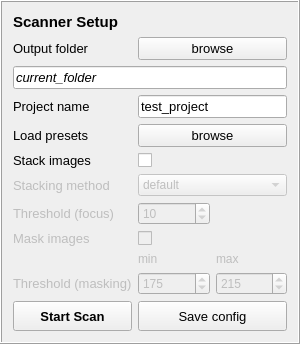
     <widget class="QFrame" name="frame_scannerSetup">
      <property name="frameShape">
       <enum>QFrame::Box</enum>
      </property>
      <property name="frameShadow">
       <enum>QFrame::Raised</enum>
      </property>
      <layout class="QGridLayout" name="gridLayout_4">
       <item row="0" column="0">
        <widget class="QLabel" name="label_scannerSetup">
         <property name="maximumSize">
          <size>
           <width>16777215</width>
           <height>50</height>
          </size>
         </property>
         <property name="font">
          <font>
           <pointsize>11</pointsize>
           <weight>75</weight>
           <bold>true</bold>
          </font>
         </property>
         <property name="text">
          <string>Scanner Setup</string>
         </property>
        </widget>
       </item>
       <item row="1" column="0">
        <widget class="QLabel" name="label_outputFolder">
         <property name="font">
          <font>
           <pointsize>10</pointsize>
          </font>
         </property>
         <property name="text">
          <string>Output folder</string>
         </property>
        </widget>
       </item>
       <item row="1" column="1" colspan="2">
        <widget class="QPushButton" name="pushButton_browseOutput">
         <property name="font">
          <font>
           <pointsize>10</pointsize>
          </font>
         </property>
         <property name="text">
          <string>browse</string>
         </property>
        </widget>
       </item>
       <item row="2" column="0" colspan="3">
        <widget class="QLineEdit" name="lineEdit_outputLocation">
         <property name="font">
          <font>
           <pointsize>10</pointsize>
           <italic>true</italic>
          </font>
         </property>
         <property name="text">
          <string>current_folder</string>
         </property>
        </widget>
       </item>
       <item row="3" column="0">
        <widget class="QLabel" name="label_projectName">
         <property name="font">
          <font>
           <pointsize>10</pointsize>
          </font>
         </property>
         <property name="text">
          <string>Project name</string>
         </property>
        </widget>
       </item>
       <item row="3" column="1" colspan="2">
        <widget class="QLineEdit" name="lineEdit_projectName">
         <property name="font">
          <font>
           <pointsize>10</pointsize>
          </font>
         </property>
         <property name="text">
          <string>test_project</string>
         </property>
        </widget>
       </item>
       <item row="4" column="0">
        <widget class="QLabel" name="label_loadPresets">
         <property name="font">
          <font>
           <pointsize>10</pointsize>
          </font>
         </property>
         <property name="text">
          <string>Load presets</string>
         </property>
        </widget>
       </item>
       <item row="4" column="1" colspan="2">
        <widget class="QPushButton" name="pushButton_browsePresets">
         <property name="font">
          <font>
           <pointsize>10</pointsize>
          </font>
         </property>
         <property name="text">
          <string>browse</string>
         </property>
        </widget>
       </item>
       <item row="5" column="0">
        <widget class="QLabel" name="label_stackImages">
         <property name="font">
          <font>
           <pointsize>10</pointsize>
          </font>
         </property>
         <property name="text">
          <string>Stack images</string>
         </property>
        </widget>
       </item>
       <item row="5" column="1">
        <widget class="QCheckBox" name="checkBox_stackImages">
         <property name="font">
          <font>
           <pointsize>10</pointsize>
          </font>
         </property>
         <property name="text">
          <string/>
         </property>
        </widget>
       </item>
       <item row="6" column="0">
        <widget class="QLabel" name="label_stackingMethod">
         <property name="enabled">
          <bool>false</bool>
         </property>
         <property name="font">
          <font>
           <pointsize>10</pointsize>
          </font>
         </property>
         <property name="text">
          <string>Stacking method</string>
         </property>
        </widget>
       </item>
       <item row="6" column="1" colspan="2">
        <widget class="QComboBox" name="comboBox_stackingMethod">
         <property name="enabled">
          <bool>false</bool>
         </property>
         <property name="currentText">
          <string>default</string>
         </property>
         <item>
          <property name="text">
           <string>default</string>
          </property>
         </item>
         <item>
          <property name="text">
           <string>gray projector = 1-star</string>
          </property>
         </item>
         <item>
          <property name="text">
           <string>save masks</string>
          </property>
         </item>
        </widget>
       </item>
       <item row="7" column="0">
        <widget class="QLabel" name="label_thresholdFocus">
         <property name="enabled">
          <bool>false</bool>
         </property>
         <property name="font">
          <font>
           <pointsize>10</pointsize>
          </font>
         </property>
         <property name="text">
          <string>Threshold (focus)</string>
         </property>
        </widget>
       </item>
       <item row="7" column="1">
        <widget class="QSpinBox" name="spinBox_thresholdFocus">
         <property name="enabled">
          <bool>false</bool>
         </property>
         <property name="font">
          <font>
           <pointsize>9</pointsize>
          </font>
         </property>
         <property name="maximum">
          <number>500</number>
         </property>
         <property name="value">
          <number>10</number>
         </property>
        </widget>
       </item>
       <item row="8" column="0">
        <widget class="QLabel" name="label_maskImages">
         <property name="enabled">
          <bool>false</bool>
         </property>
         <property name="font">
          <font>
           <pointsize>10</pointsize>
          </font>
         </property>
         <property name="text">
          <string>Mask images</string>
         </property>
        </widget>
       </item>
       <item row="8" column="1">
        <widget class="QCheckBox" name="checkBox_maskImages">
         <property name="enabled">
          <bool>false</bool>
         </property>
         <property name="font">
          <font>
           <pointsize>10</pointsize>
          </font>
         </property>
         <property name="text">
          <string/>
         </property>
        </widget>
       </item>
       <item row="9" column="1">
        <widget class="QLabel" name="label_thresholdMaskingMin">
         <property name="enabled">
          <bool>false</bool>
         </property>
         <property name="maximumSize">
          <size>
           <width>16777215</width>
           <height>20</height>
          </size>
         </property>
         <property name="text">
          <string>min</string>
         </property>
        </widget>
       </item>
       <item row="9" column="2">
        <widget class="QLabel" name="label_thresholdMaskingMax">
         <property name="enabled">
          <bool>false</bool>
         </property>
         <property name="maximumSize">
          <size>
           <width>16777215</width>
           <height>20</height>
          </size>
         </property>
         <property name="text">
          <string>max</string>
         </property>
        </widget>
       </item>
       <item row="10" column="0">
        <widget class="QLabel" name="label_thresholdMasking">
         <property name="enabled">
          <bool>false</bool>
         </property>
         <property name="font">
          <font>
           <pointsize>10</pointsize>
          </font>
         </property>
         <property name="text">
          <string>Threshold (masking)</string>
         </property>
        </widget>
       </item>
       <item row="10" column="1">
        <widget class="QSpinBox" name="spinBox_thresholdMin">
         <property name="enabled">
          <bool>false</bool>
         </property>
         <property name="font">
          <font>
           <pointsize>9</pointsize>
          </font>
         </property>
         <property name="maximum">
          <number>254</number>
         </property>
         <property name="value">
          <number>175</number>
         </property>
        </widget>
       </item>
       <item row="10" column="2">
        <widget class="QSpinBox" name="spinBox_thresholdMax">
         <property name="enabled">
          <bool>false</bool>
         </property>
         <property name="font">
          <font>
           <pointsize>9</pointsize>
          </font>
         </property>
         <property name="maximum">
          <number>254</number>
         </property>
         <property name="value">
          <number>215</number>
         </property>
        </widget>
       </item>
       <item row="11" column="0">
        <widget class="QPushButton" name="pushButton_startScan">
         <property name="minimumSize">
          <size>
           <width>0</width>
           <height>30</height>
          </size>
         </property>
         <property name="font">
          <font>
           <pointsize>10</pointsize>
           <weight>75</weight>
           <bold>true</bold>
          </font>
         </property>
         <property name="text">
          <string>Start Scan</string>
         </property>
        </widget>
       </item>
       <item row="11" column="1" colspan="2">
        <widget class="QPushButton" name="pushButton_saveConfig">
         <property name="minimumSize">
          <size>
           <width>0</width>
           <height>30</height>
          </size>
         </property>
         <property name="font">
          <font>
           <pointsize>10</pointsize>
           <weight>50</weight>
           <bold>false</bold>
          </font>
         </property>
         <property name="text">
          <string>Save config</string>
         </property>
        </widget>
       </item>
      </layout>
     </widget>
